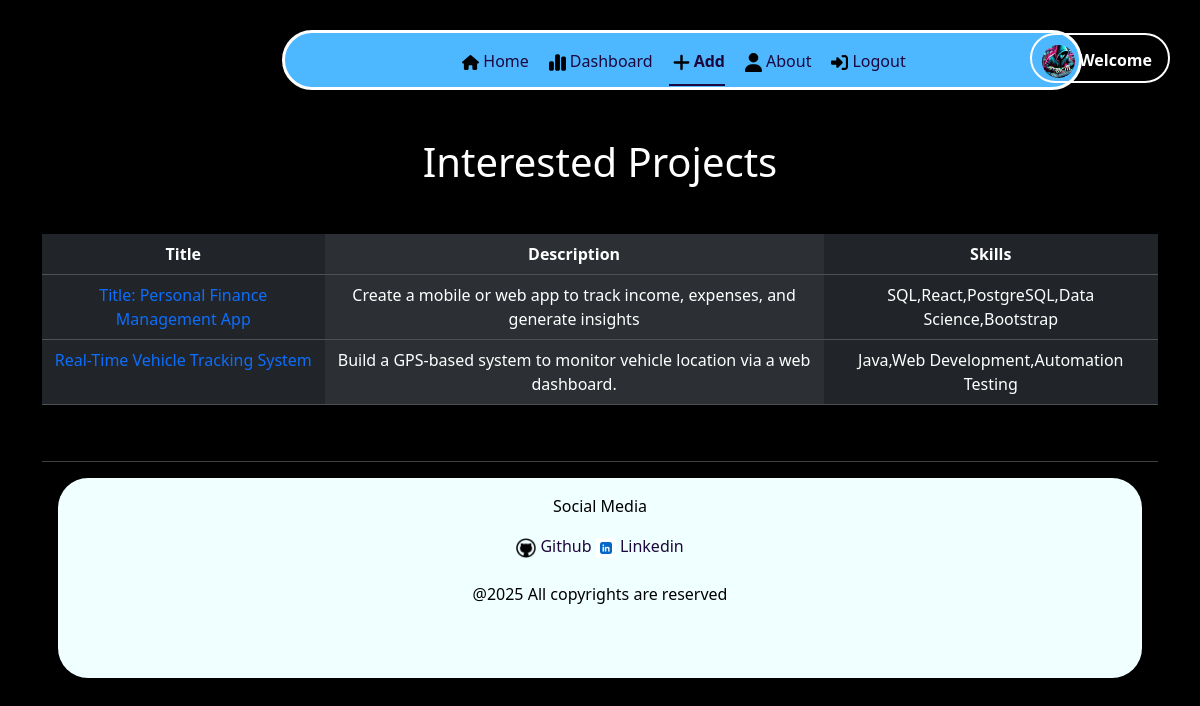
The app's page /interested/show (signed in) with its own data.
### application/model.py (models this page shows)
class Interest(db.Model):
    __tablename__ = 'interest'
    id = db.Column(db.Integer, nullable = False, primary_key = True)
    users_id = db.Column(db.ForeignKey('users.id'), nullable = False)
    project_id = db.Column(db.ForeignKey('projects.id'), nullable = False)

class Projects(db.Model):
    __tablename__ = 'projects'
    id = db.Column(db.Integer, primary_key = True, nullable = False)
    title = db.Column(db.String(50), nullable = False, unique = True)
    description = db.Column(db.Text, nullable = False)
    skills = db.Column(db.String, nullable = False)
    users_id = db.Column(db.Integer, db.ForeignKey('users.id'), nullable = False)
    interest = db.relationship('Interest', lazy = True, backref = 'project')
    discussion = db.relationship('Discussion', lazy = True, backref = 'project')

### application/routes.py (the view)
@app.route("/interested/show", methods = ["GET"])
@login_required
def interested_show():
    user = current_user
    interests = Interest.query.all()
    print(len(interests))
    interested = Interest.query.filter_by(users_id=user.id).all()
    return render_template("interest.html", interested = interested)

### application/routes.py (called while the page is built)
@login_manager.user_loader
def load_user(user_id):
    return Users.query.get(int(user_id))

### templates/interest.html (shortened to what this page needs)
{% extends "base.html" %}
{% block content %}
<section class = "container-fluid">
    <div class = "container">
        <div class="blurfle">
            <ul class = "nav justify-content-center nav-underline">
                <li class = "nav-item py-2">
                    <a class = "nav-link " href = "{{ url_for('user_home') }}" style = "color: rgb(29, 7, 61);"><img src = "/static/images/house-solid.svg" class = "m-1" style = "width:17px"/>Home</a>
                </li>
                <li class = "nav-item py-2">
                    <a class = "nav-link  " href = "{{ url_for('user_dashboard') }}" style = "color: rgb(29, 7, 61);"><img src = "/static/images/chart-simple-solid.svg" class = "m-1" style = "width:17px"/>Dashboard</a>
                </li>
                <li class = "nav-item py-2">
                    <a class = "nav-link active " href = "{{ url_for('user_add') }}" style = "color: rgb(29, 7, 61);"><img src = "/static/images/plus-solid.svg" class = "m-1" style = "width:17px"/>Add</a>
                </li>
                <li class = "nav-item py-2">
                    <a class = "nav-link " href = "{{ url_for('user_about') }}" style = "color: rgb(29, 7, 61);"><img src = "/static/images/user-solid.svg" class = "m-1" style = "width:17px"/>About</a>
                </li>
                <li class = "nav-item py-2">
                    <a class = "nav-link " href = "{{ url_for('logout') }}" style = "color: rgb(29, 7, 61);"><img src = "/static/images/right-to-bracket-solid.svg" class = "m-1" style = "width:17px"/>Logout</a>
                </li>
                    <div class = "position-absolute end-0 pe-3 ros " >
                        <b>
                            <img src = "/static/images/cyber.jpeg" style = "width:33px; border-radius:30px;">
                            <a href = "" style = "color: white;" class = "link"> Welcome </a> </b>
                    </div>
            </ul>
        </div>
                <div>
                    <h1 class = "text-center m-5">Interested Projects</h1>
                        <table class = "table table-dark table-striped-columns">
                            <tr class = "text-center">
                                <th>Title</th>
                                <th>Description</th>
                                <th>Skills</th>
                            </tr>
                            {% for interest in interested %}
                            <tr class = "text-center">
                                {%if interest.project %}
                                    <td><a href = "{{ url_for('discussion', project_id=interest.project.id) }}" class = "link">
                                            {{ interest.project.title }}
                                        </a>
                                    </td>
                                    <td>{{ interest.project.description }}</td>
                                    <td>{{ interest.project.skills }}</td>
                                {% endif %}
                            {% endfor %}
                            </tr>
                        </table>
                </div>
                <br/><hr/>
                <footer >
                    <div class = "text-center krindale p-3 m-3" >
                     <p>Social Media</p>
                     <a href = "https://github.com/jitendra-rathore-iitm" style = "color: rgb(29, 7, 61);" class = "link">
                         <img src = "/static/images/github.png" style = "width: 20px; ">
                         Github
                     </a>
                     <a href = "https://www.linkedin.com/in/jitendrarathore-/" style = "color: rgb(29, 7, 61);" class = "link">
                         <img src = "/static/images/linkedin.png" style = "width:20px;">
                         Linkedin
                     </a>
                     <br/>
                     <br/>
                     <div>
                         @2025 All copyrights are reserved
                     </div>
                     </div>
                 </footer>
        </div>
</section>
{% endblock %}

### static/CSS/style.css (style rules this page uses)
body { background-color: black; color:white; }
.link { text-decoration: none; }
.krindale { color: black; background-color: azure; height:200px; border-radius: 30px; }
.blurfle { background-color: #4DB7FF; border: 3px solid white; border-radius: 30px; margin-top: 30px; margin-left: 240px; width: 800px; height: 60px; }
.ros { border:2px solid white; border-radius: 30px; height:50px; width:fit-content; padding: 10px 10px 10px 10px; margin: 0px 30px 30px 30px; }

### records on screen
Interest: project "Title: Personal Finance Management App", project.description "Create a mobile or web app to track income, expenses, and generate insights", project.skills "SQL,React,PostgreSQL,Data Science,Bootstrap"
Interest: project "Real-Time Vehicle Tracking System", project.description "Build a GPS-based system to monitor vehicle location via a web dashboard.", project.skills "Java,Web Development,Automation Testing"
